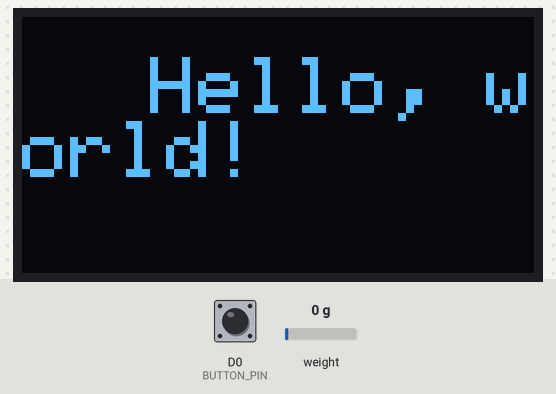
The sketch below on a simulated ESP8266 (NodeMCU). On the bench: 128×64 one-colour display. The inputs (shaded band) are chosen by the test bench; at power-on: D0 (BUTTON_PIN) HIGH, weight on the scale 0 g. WiFi joins after 1.5 s; servers stay silent unless stated; what the sketch prints to the serial monitor is not drawn.

Above: at 0.1 s.
7.4 s: D0 (BUTTON_PIN) pulled LOW for 3.2 s
At 9.4 s:
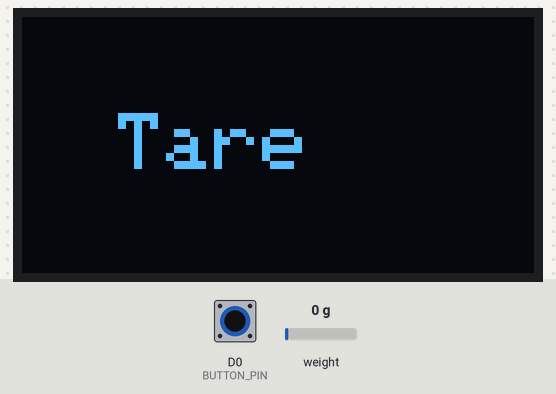
14.1 s: weight on the scale set to 100 g
At 15.7 s:
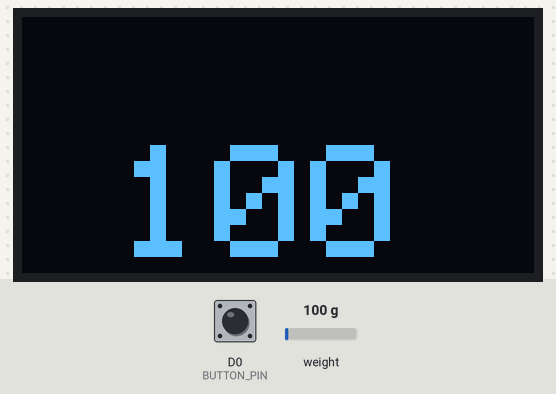
16.3 s: weight on the scale set to 1250 g
At 17.7 s:
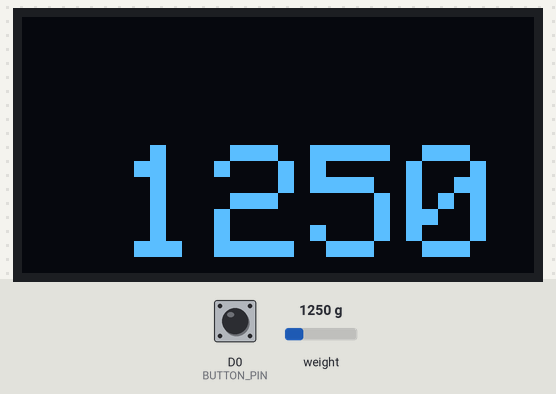
18.4 s: weight on the scale set to 2500 g
At 19.7 s:
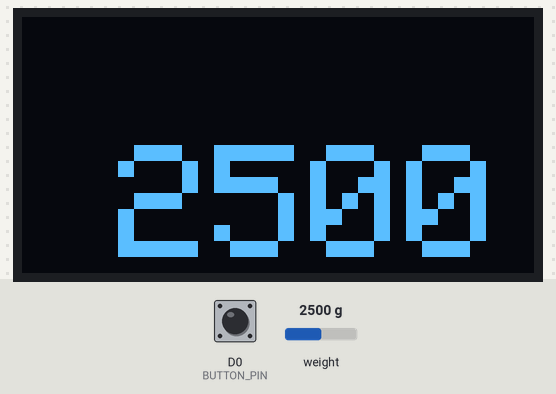
20.6 s: D0 (BUTTON_PIN) pulled LOW for 1.3 s
At 25.8 s:
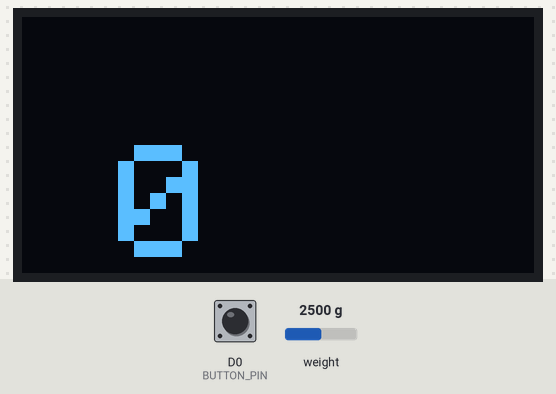
Timing chart, 0 to 27.3 s (numbered marks = the images above; inputs shaded):
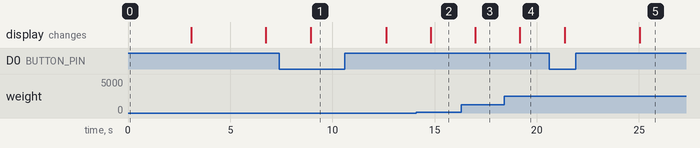

The sketch:

Nothing.ino
```cpp
// @author Parth Kale
// Realtime inventory and stock management system

#include <Arduino.h>
#include <ESP8266WiFi.h>
#include <Firebase_ESP_Client.h>
#include <Wire.h>
#include <Adafruit_GFX.h>
#include <Adafruit_SSD1306.h>
#include "addons/TokenHelper.h"
#include "addons/RTDBHelper.h"
#include "HX711.h"

HX711 scale;
uint8_t dataPin = 12;
uint8_t clockPin = 13;

#define WIFI_SSID "Nothing"
#define WIFI_PASSWORD "Something"
#define API_KEY "AIzaSyADNyd2opjxAIopiP4tn7el8AvuJoWNfBU"
#define DATABASE_URL "https://nothing-3d861-default-rtdb.asia-southeast1.firebasedatabase.app/"
FirebaseData fbdo;
FirebaseAuth auth;
FirebaseConfig config;
unsigned long sendDataPrevMillis = 0;
int count = 0;
bool signupOK = false;

#define SCREEN_WIDTH 128
#define SCREEN_HEIGHT 64
Adafruit_SSD1306 display(SCREEN_WIDTH, SCREEN_HEIGHT, &Wire, -1);

const int BUTTON_PIN = D0;
int prev_button_state = HIGH;
int button_state;

int weight = 0;

void setup() {
  Serial.begin(115200);

  scale.begin(dataPin, clockPin);

  pinMode(BUTTON_PIN, INPUT_PULLUP);

  if (!display.begin(SSD1306_SWITCHCAPVCC, 0x3C)) {  // Address 0x3D for 128x64
    Serial.println(F("SSD1306 allocation failed"));
    for (;;)
      ;
  }
  display.clearDisplay();
  display.setTextSize(2);
  display.setTextColor(WHITE);
  display.setCursor(32, 10);
  display.println("Hello, world!");
  display.display();
  delay(2000);

  button_state = digitalRead(BUTTON_PIN);
  if (button_state == LOW) {
    display.clearDisplay();
    display.setTextSize(1);
    display.setTextColor(WHITE);
    display.setCursor(44, 10);
    display.println("Calibration");
    display.display();
    delay(1000);
    display.clearDisplay();
    display.setTextSize(1);
    display.setTextColor(WHITE);
    display.setCursor(44, 10);
    display.println("Empty Scale");
    display.display();
    Serial.print("UNITS: ");
    delay(1000);
    scale.tare();
    display.clearDisplay();
    display.setTextSize(1);
    display.setTextColor(WHITE);
    display.setCursor(44, 10);
    display.println("Put KnWe");
    display.display();
    delay(4000);
    scale.calibrate_scale(132, 5);
    delay(800);
    display.clearDisplay();
    display.setTextSize(1);
    display.setTextColor(WHITE);
    display.setCursor(44, 10);
    display.println("Done");
    display.display();
    delay(200);
  } else {
    scale.set_offset(4294912503);
    scale.set_scale(25.577145);
    scale.tare();
  }

  WiFi.begin(WIFI_SSID, WIFI_PASSWORD);
  while (WiFi.status() != WL_CONNECTED) {
    display.clearDisplay();
    display.setTextSize(1);
    display.setTextColor(WHITE);
    display.setCursor(44, 10);
    display.println("Connecting");
    display.display();
  }
  Serial.println(WiFi.localIP());
  config.api_key = API_KEY;
  config.database_url = DATABASE_URL;
  if (Firebase.signUp(&config, &auth, "", "")) {
    signupOK = true;
  } else {
    Serial.printf("%s\n", config.signer.signupError.message.c_str());
  }
  config.token_status_callback = tokenStatusCallback;
  Firebase.begin(&config, &auth);
  Firebase.reconnectWiFi(true);
}

void loop() {
  Serial.print("UNITS: ");
  Serial.println(scale.get_units(10));
  weight = scale.get_units(10);
  if (weight < 0) {
    weight = 0;
  }
  Firebase.RTDB.setInt(&fbdo, "Device/PK17RG22", weight);

  display.clearDisplay();
  display.setTextSize(4);
  display.setTextColor(WHITE);
  display.setCursor(24, 32);
  display.println(weight);
  display.display();

  button_state = digitalRead(BUTTON_PIN);
  if (button_state == LOW) {
    display.clearDisplay();
    display.setTextSize(2);
    display.setTextColor(WHITE);
    display.setCursor(24, 24);
    display.println("Tare");
    display.display();
    scale.tare();
    Serial.println("Tare");
    delay(500);
  }
}
```

Measured:
- after the input at 7.4 s, the display: changes after 1.6 s (image 1)
- after the input at 14.1 s, the display: changes after 0.70 s (image 2)
- after the input at 16.3 s, the display: changes after 0.68 s (image 3)
- after the input at 18.4 s, the display: changes after 0.76 s (image 4)
- after the input at 20.6 s, the display: first changes after 0.76 s (image 5 shows a later state)
